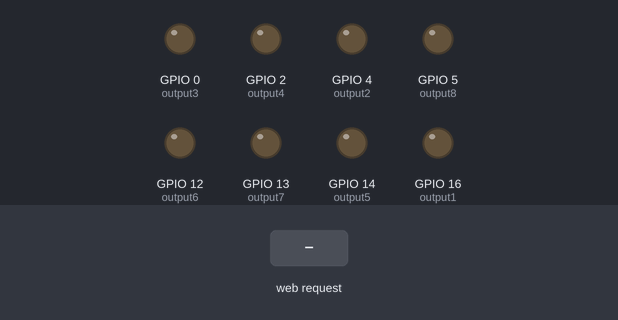
Recording of a sketch running on a simulated ESP8266 (NodeMCU). Parts: output pins drawn as LEDs (lit = HIGH). The inputs (shaded band) are chosen by the test bench. WiFi joins after 1.5 s; servers stay silent unless stated; what the sketch prints to the serial monitor is not drawn.

Above: at 2.7 s.
2.8 s: HTTP request GET /1/on received
At 3.2 s:
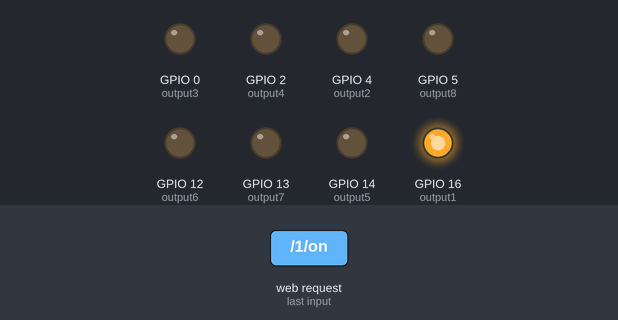
4.3 s: HTTP request GET /2/on received
At 5.5 s:
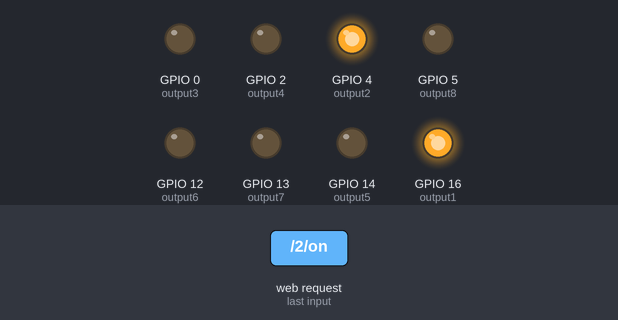
5.8 s: HTTP request GET /1/off received
At 6.7 s:
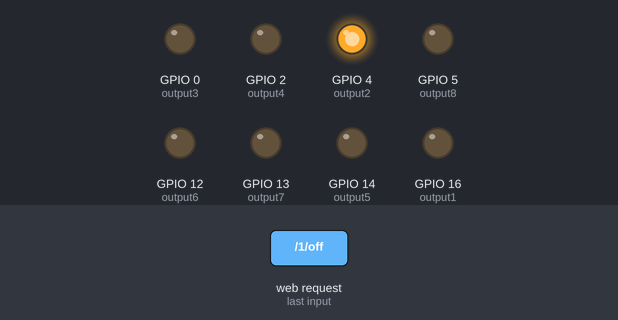
7.3 s: HTTP request GET /3/on received
At 7.8 s:
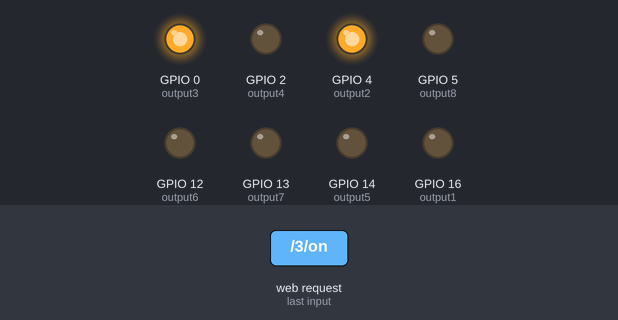
8.8 s: HTTP request GET /2/off received
At 10.0 s:
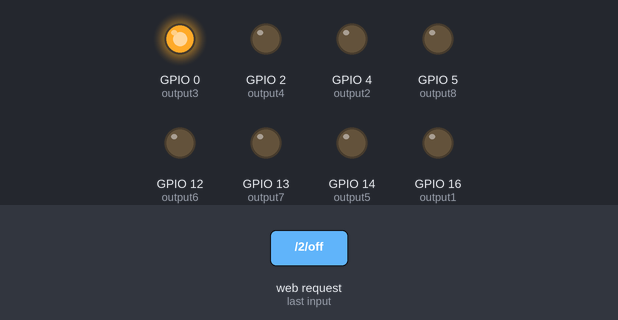
10.3 s: HTTP request GET /4/on received
At 11.3 s:
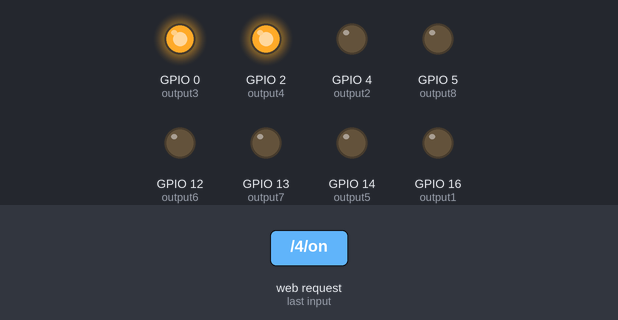
Timing chart, 0 to 12.8 s (numbered marks = the images above; inputs shaded):
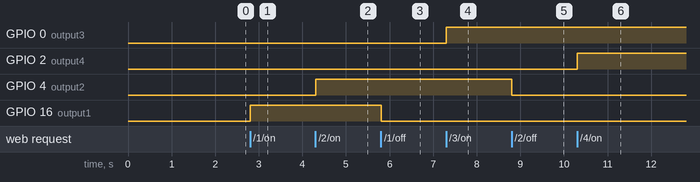

Measured:
- after the input at 2.8 s, GPIO 16 (output1): LOW → HIGH at once
- after the input at 4.3 s, GPIO 4 (output2): LOW → HIGH at once
- after the input at 5.8 s, GPIO 16 (output1): HIGH → LOW at once
- after the input at 7.3 s, GPIO 0 (output3): LOW → HIGH at once
- after the input at 8.8 s, GPIO 4 (output2): HIGH → LOW at once
- after the input at 10.3 s, GPIO 2 (output4): LOW → HIGH at once

The sketch:

nodemcu_html_relay.ino
```cpp
#include <ESP8266WiFi.h>
#include <gpio.h>
#include<SoftwareSerial.h>
const char* ssid     = "WIFINAME";
const char* password = "WIFIPASSWORD";

WiFiServer server(80);

String header;

String output1State = "off";
String output2State = "off";
String output3State = "off";
String output4State = "off";
String output5State = "off";
String output6State = "off";
String output7State = "off";
String output8State = "off";

const int output1 = 16;  //D0
const int output2 = 4;   //D1
const int output3 = 0;   //D2
const int output4 = 2;   //D3
const int output5 = 14;   //D4
const int output6 = 12;   //D5
const int output7 = 13;   //D6
const int output8 = 5;   //D6

unsigned long currentTime = millis();
unsigned long previousTime = 0;
const long timeoutTime = 2000;

void setup() {
  Serial.begin(115200);
  pinMode(output1, OUTPUT);
  pinMode(output2, OUTPUT);
  pinMode(output3, OUTPUT);
  pinMode(output4, OUTPUT);
  pinMode(output5, OUTPUT);
  pinMode(output6, OUTPUT);
  pinMode(output7, OUTPUT);
  pinMode(output8, OUTPUT);

  digitalWrite(output1, LOW);
  digitalWrite(output2, LOW);
  digitalWrite(output3, LOW);
  digitalWrite(output4, LOW);
  digitalWrite(output5, LOW);
  digitalWrite(output6, LOW);
  digitalWrite(output7, LOW);
  digitalWrite(output8, LOW);


  Serial.print("Connecting to ");
  Serial.println(ssid);
  WiFi.begin(ssid, password);
  while (WiFi.status() != WL_CONNECTED) {
    delay(500);
    Serial.print(".");
  }
  Serial.println("");
  Serial.println("WiFi connected.");
  Serial.println("IP address: ");
  Serial.println(WiFi.localIP());
  server.begin();
}

void loop(){


  WiFiClient client = server.available();

  if (client) {
    Serial.println("New Client.");
    String currentLine = "";
    currentTime = millis();
    previousTime = currentTime;
    while (client.connected() && currentTime - previousTime <= timeoutTime) {
      currentTime = millis();
      if (client.available()) {
        char c = client.read();
        Serial.write(c);
        header += c;
        if (c == '\n') {

          if (currentLine.length() == 0) {

            client.println("HTTP/1.1 200 OK");
            client.println("Content-type:text/html");
            client.println("Connection: close");
            client.println();

            if (header.indexOf("GET /1/on") >= 0) {
              Serial.println("GPIO 1 on");
              output1State = "on";
              digitalWrite(output1, HIGH);
            } else if (header.indexOf("GET /1/off") >= 0) {
              Serial.println("GPIO 1 off");
              output1State = "off";
              digitalWrite(output1, LOW);
            } else if (header.indexOf("GET /2/on") >= 0) {
              Serial.println("GPIO 2 on");
              output2State = "on";
              digitalWrite(output2, HIGH);;
            } else if (header.indexOf("GET /2/off") >= 0) {
              Serial.println("GPIO 2 off");
              output2State = "off";
              digitalWrite(output2, LOW);
            } else if (header.indexOf("GET /3/on") >= 0) {
              Serial.println("GPIO 3 on");
              output3State = "on";
              digitalWrite(output3, HIGH);
            } else if (header.indexOf("GET /3/off") >= 0) {
              Serial.println("GPIO 3 off");
              output3State = "off";
              digitalWrite(output3, LOW);
            } else if (header.indexOf("GET /4/on") >= 0) {
              Serial.println("GPIO 4 on");
              output4State = "on";
              digitalWrite(output4, HIGH);
            } else if (header.indexOf("GET /4/off") >= 0) {
              Serial.println("GPIO 4 off");
              output4State = "off";
              digitalWrite(output4, LOW);
            } else if (header.indexOf("GET /5/on") >= 0) {
              Serial.println("GPIO 5 on");
              output5State = "on";
              digitalWrite(output5, HIGH);
            } else if (header.indexOf("GET /5/off") >= 0) {
              Serial.println("GPIO 5 off");
              output5State = "off";
              digitalWrite(output5, LOW);
            } else if (header.indexOf("GET /6/on") >= 0) {
              Serial.println("GPIO 6 on");
              output6State = "on";
              digitalWrite(output6, HIGH);
            } else if (header.indexOf("GET /6/off") >= 0) {
              Serial.println("GPIO 6 off");
              output6State = "off";
              digitalWrite(output6, LOW);
            } else if (header.indexOf("GET /7/on") >= 0) {
              Serial.println("GPIO 7 on");
              output7State = "on";
              digitalWrite(output7, HIGH);
            } else if (header.indexOf("GET /7/off") >= 0) {
              Serial.println("GPIO 7 off");
              output7State = "off";
              digitalWrite(output7, LOW);
            } else if (header.indexOf("GET /8/on") >= 0) {
              Serial.println("GPIO 8 on");
              output8State = "on";
              digitalWrite(output8, HIGH);
            } else if (header.indexOf("GET /8/off") >= 0) {
              Serial.println("GPIO 8 off");
              output8State = "off";
              digitalWrite(output8, LOW);
            }

            client.println("<!DOCTYPE html><html>");
            client.println("<head><meta name=\"viewport\" content=\"width=device-width, initial-scale=1\">");
            client.println("<link rel=\"icon\" href=\"data:,\">");

            client.println("<style>html { font-family: Helvetica; display: inline-block; margin: 0px auto; text-align: center;}");
            client.println(".button { background-color: #195B6A; border: none; color: white; padding: 16px 40px;");
            client.println("text-decoration: none; font-size: 30px; margin: 2px; cursor: pointer;}");
            client.println(".button2 {background-color: #77878A;}</style></head>");

            client.println("<body><h1>ESP8266 Web Server</h1>");

            client.println("<p>GPIO 1 - State " + output1State + "</p>");
            if (output1State=="off") {
              client.println("<p><a href=\"/1/on\"><button class=\"button\">ON</button></a></p>");
            } else {
              client.println("<p><a href=\"/1/off\"><button class=\"button button2\">OFF</button></a></p>");
            }

            client.println("<p>GPIO 2 - State " + output2State + "</p>");
            if (output2State=="off") {
              client.println("<p><a href=\"/2/on\"><button class=\"button\">ON</button></a></p>");
            } else {
              client.println("<p><a href=\"/2/off\"><button class=\"button button2\">OFF</button></a></p>");
            }

            client.println("<p>GPIO 3 - State " + output3State + "</p>");
            if (output3State=="off") {
              client.println("<p><a href=\"/3/on\"><button class=\"button\">ON</button></a></p>");
            } else {
              client.println("<p><a href=\"/3/off\"><button class=\"button button2\">OFF</button></a></p>");
            }

            client.println("<p>GPIO 4 - State " + output4State + "</p>");
            if (output4State=="off") {
              client.println("<p><a href=\"/4/on\"><button class=\"button\">ON</button></a></p>");
            } else {
              client.println("<p><a href=\"/4/off\"><button class=\"button button2\">OFF</button></a></p>");
            }

            client.println("<p>GPIO 5 - State " + output5State + "</p>");
            if (output5State=="off") {
              client.println("<p><a href=\"/5/on\"><button class=\"button\">ON</button></a></p>");
            } else {
              client.println("<p><a href=\"/5/off\"><button class=\"button button2\">OFF</button></a></p>");
            }

            client.println("<p>GPIO 6 - State " + output6State + "</p>");
            if (output6State=="off") {
              client.println("<p><a href=\"/6/on\"><button class=\"button\">ON</button></a></p>");
            } else {
              client.println("<p><a href=\"/6/off\"><button class=\"button button2\">OFF</button></a></p>");
            }

            client.println("<p>GPIO 7 - State " + output7State + "</p>");
            if (output7State=="off") {
              client.println("<p><a href=\"/7/on\"><button class=\"button\">ON</button></a></p>");
            } else {
              client.println("<p><a href=\"/7/off\"><button class=\"button button2\">OFF</button></a></p>");
            }

            client.println("<p>GPIO 8 - State " + output8State + "</p>");
            if (output8State=="off") {
              client.println("<p><a href=\"/8/on\"><button class=\"button\">ON</button></a></p>");
            } else {
              client.println("<p><a href=\"/8/off\"><button class=\"button button2\">OFF</button></a></p>");
            }


            client.println("</body></html>");

            // The HTTP response ends with another blank line
            client.println();
            // Break out of the while loop
            break;
          } else { // if you got a newline, then clear currentLine
            currentLine = "";
          }
        } else if (c != '\r') {
          currentLine += c;
        }
      }
    }

    header = "";

    client.stop();
    Serial.println("Client disconnected.");
    Serial.println("");

  }


}
```
